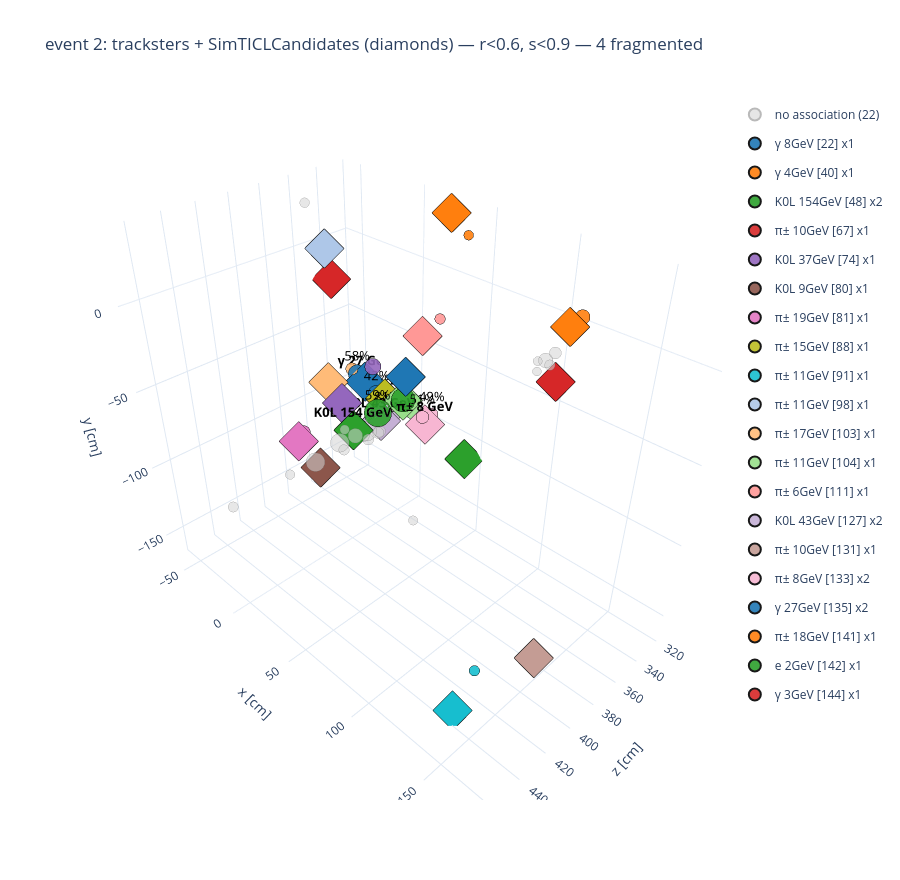

Here is the notebook cell this chart was saved with:
### Code cell
import plotly.graph_objects as go

ev = 2
R_CUT, S_CUT = 0.6, 0.9
ZSIDE = +1              # +1, -1, or None for both endcaps
SHOW_LC = False         # True also draws each trackster's layer clusters as a faint cloud
OUT = "event3d.html"

PID = {22: "γ", 11: "e", 13: "μ", 211: "π±", 130: "K0L"}
R2S, S2R = "RecoticlTrackstersCLUE3DHigh2SimCPByHits", "SimCP2ticlTrackstersCLUE3DHighByHits"
T, S, SIM = "ticlTrackstersCLUE3DHigh", "SimTICLCandidates", "ticlSimTrackstersfromCPs"
LC, V = "HGCalLayerClusters", "ticlTrackstersCLUE3DHighvertices"

a = events.arrays(
    [f"{T}_barycenter_x", f"{T}_barycenter_y", f"{T}_barycenter_z", f"{T}_raw_energy", f"{T}_n{V}", f"{V}_vertices",
     f"{LC}_position_x", f"{LC}_position_y", f"{LC}_position_z", f"{LC}_energy",
     f"{SIM}_barycenter_x", f"{SIM}_barycenter_y", f"{SIM}_barycenter_z",
     f"{R2S}_n{R2S}Links", f"{R2S}Links_index", f"{R2S}Links_score",
     f"{S2R}_n{S2R}Links", f"{S2R}Links_index", f"{S2R}Links_score", f"{S2R}Links_sharedEnergy",
     f"{S}_pdgID", f"{S}_energy"],
    entry_start=ev, entry_stop=ev + 1)
g = lambda k: ak.to_numpy(a[k][0])
tx, ty, tz, t_e = g(f"{T}_barycenter_x"), g(f"{T}_barycenter_y"), g(f"{T}_barycenter_z"), g(f"{T}_raw_energy")
sx, sy, sz = g(f"{SIM}_barycenter_x"), g(f"{SIM}_barycenter_y"), g(f"{SIM}_barycenter_z")
s_pdg, s_en = g(f"{S}_pdgID"), g(f"{S}_energy")
nv, verts = g(f"{T}_n{V}"), g(f"{V}_vertices")
lx, ly, lz, le = g(f"{LC}_position_x"), g(f"{LC}_position_y"), g(f"{LC}_position_z"), g(f"{LC}_energy")

s_lut, sh_lut, off = {}, {}, 0
cs, isx, ss, shs = g(f"{S2R}_n{S2R}Links"), g(f"{S2R}Links_index"), g(f"{S2R}Links_score"), g(f"{S2R}Links_sharedEnergy")
for si, n in enumerate(cs):
    for j in range(off, off + n):
        s_lut[(int(isx[j]), si)] = ss[j]; sh_lut[(int(isx[j]), si)] = shs[j]
    off += n
cr, ir, sr = g(f"{R2S}_n{R2S}Links"), g(f"{R2S}Links_index"), g(f"{R2S}Links_score")
best, off = np.full(len(tx), -1, int), 0
for i, n in enumerate(cr):
    c = [(sr[j], int(ir[j])) for j in range(off, off + n)
         if (R_CUT is None or sr[j] < R_CUT) and (S_CUT is None or s_lut.get((i, int(ir[j])), np.inf) < S_CUT)]
    if c: best[i] = min(c)[1]
    off += n
lc_of = np.split(verts, np.cumsum(nv)[:-1])

keep = np.ones(len(tx), bool) if ZSIDE is None else (np.sign(tz) == ZSIDE)
matched = np.unique(best[(best >= 0) & keep])
PAL = ["#1f77b4","#ff7f0e","#2ca02c","#d62728","#9467bd","#8c564b","#e377c2","#bcbd22","#17becf",
       "#aec7e8","#ffbb78","#98df8a","#ff9896","#c5b0d5","#c49c94","#f7b6d2"]
col = {s: PAL[k % len(PAL)] for k, s in enumerate(matched)}
frag = [s for s in matched if ((best == s) & keep).sum() > 1]
sz_of = lambda e: 6 + 26 * np.sqrt(e / t_e[keep].max())

tr = []
un = np.where((best < 0) & keep)[0]
if len(un):
    tr.append(go.Scatter3d(x=tz[un], y=tx[un], z=ty[un], mode="markers", name=f"no association ({len(un)})",
        marker=dict(size=sz_of(t_e[un]), color="lightgrey", opacity=0.55, line=dict(width=1, color="grey")),
        text=[f"trackster {i}<br>E={t_e[i]:.2f} GeV" for i in un], hovertemplate="%{text}<extra></extra>"))

lbl_x, lbl_y, lbl_z, lbl_t = [], [], [], []
for s in matched:
    p = np.where((best == s) & keep)[0]
    sh = np.array([sh_lut.get((int(i), int(s)), 0.0) for i in p])
    fr = sh / sh.sum() if sh.sum() > 0 else np.zeros_like(sh)
    sym = PID.get(abs(s_pdg[s]), str(s_pdg[s]))
    tr.append(go.Scatter3d(x=tz[p], y=tx[p], z=ty[p], mode="markers", legendgroup=str(s),
        name=f"{sym} {s_en[s]:.0f}GeV [{s}] x{len(p)}",
        marker=dict(size=sz_of(t_e[p]), color=col[s], opacity=0.9, line=dict(width=1, color="black")),
        text=[f"trackster {i}<br>E={t_e[i]:.2f} GeV<br>share {100*f:.0f}%" for i, f in zip(p, fr)],
        hovertemplate="%{text}<extra></extra>"))
    tr.append(go.Scatter3d(x=[sz[s]], y=[sx[s]], z=[sy[s]], mode="markers", legendgroup=str(s), showlegend=False,
        marker=dict(size=13, color=col[s], symbol="diamond", line=dict(width=3, color="black")),
        text=[f"<b>SimTICLCandidate {s}</b><br>{sym}, E={s_en[s]:.1f} GeV<br>{len(p)} trackster(s)"],
        hovertemplate="%{text}<extra></extra>"))
    if len(p) > 1:                       # fragmented: link the pieces + label PID and shares
        X, Y, Z = [], [], []
        for i in p:
            X += [sz[s], tz[i], None]; Y += [sx[s], tx[i], None]; Z += [sy[s], ty[i], None]
        tr.append(go.Scatter3d(x=X, y=Y, z=Z, mode="lines", legendgroup=str(s), showlegend=False,
            line=dict(color=col[s], width=3, dash="dash"), hoverinfo="skip"))
        lbl_x.append(sz[s]); lbl_y.append(sx[s]); lbl_z.append(sy[s])
        lbl_t.append(f"<b>{sym} {s_en[s]:.0f} GeV</b>")
        for i, f in zip(p, fr):
            lbl_x.append(tz[i]); lbl_y.append(tx[i]); lbl_z.append(ty[i]); lbl_t.append(f"{100*f:.0f}%")
    if SHOW_LC:
        idx = np.concatenate([lc_of[i].astype(int) for i in p])
        tr.append(go.Scatter3d(x=lz[idx], y=lx[idx], z=ly[idx], mode="markers", legendgroup=str(s),
            showlegend=False, marker=dict(size=2.5, color=col[s], opacity=0.45), hoverinfo="skip"))
if lbl_t:
    tr.append(go.Scatter3d(x=lbl_x, y=lbl_y, z=lbl_z, mode="text", text=lbl_t, showlegend=False,
        textposition="top center", textfont=dict(size=13, color="black"), hoverinfo="skip"))

fig = go.Figure(tr)
fig.update_layout(height=880, template="plotly_white",
    title=f"event {ev}: tracksters + SimTICLCandidates (diamonds) — r&lt;{R_CUT}, s&lt;{S_CUT} — {len(frag)} fragmented",
    scene=dict(xaxis_title="z [cm]", yaxis_title="x [cm]", zaxis_title="y [cm]", aspectmode="data"),
    legend=dict(itemsizing="constant"))
fig.write_html(OUT, include_plotlyjs="cdn")
print(f"{len(matched)} matched, {len(frag)} fragmented, {len(un)} unassociated")
for s in frag:
    p = np.where((best == s) & keep)[0]
    sh = np.array([sh_lut.get((int(i), int(s)), 0.0) for i in p]); fr = sh / sh.sum()
    print(f"  [{s}] {PID.get(abs(s_pdg[s]), s_pdg[s])} E={s_en[s]:.1f} -> {np.round(100*fr).astype(int).tolist()}%")
fig.show()

### Figure 1 — Plotly figure (JSON) as saved in the notebook; plotly's stock layout.template omitted (floating-point values rounded to 4 significant figures)
{"data": [{"hovertemplate": "%{text}<extra></extra>", "marker": {"color": "lightgrey", "line": {"color": "grey", "width": 1}, "opacity": 0.55, "size": [13.87, 14.65, 10.84, 12.02, 16.98, 10.44, 10.23, 13.84, 13.42, 22.08, 12.87, 11.24, 16.81, 12.67, 10.62, 12.17, 12.15, 21.52, 21.61, 11.06, 11.83, 10.8]}, "mode": "markers", "name": "no association (22)", "text": ["trackster 5<br>E=2.78 GeV", "trackster 6<br>E=3.36 GeV", "trackster 10<br>E=1.05 GeV", "trackster 15<br>E=1.62 GeV", "trackster 21<br>E=5.41 GeV", "trackster 25<br>E=0.88 GeV", "trackster 27<br>E=0.80 GeV", "trackster 29<br>E=2.76 GeV", "trackster 30<br>E=2.47 GeV", "trackster 31<br>E=11.60 GeV", "trackster 32<br>E=2.12 GeV", "trackster 33<br>E=1.23 GeV", "trackster 34<br>E=5.25 GeV", "trackster 35<br>E=2.00 GeV", "trackster 37<br>E=0.96 GeV", "trackster 38<br>E=1.71 GeV", "trackster 39<br>E=1.70 GeV", "trackster 40<br>E=10.81 GeV", "trackster 42<br>E=10.93 GeV", "trackster 43<br>E=1.15 GeV", "trackster 46<br>E=1.53 GeV", "trackster 47<br>E=1.03 GeV"], "type": "scatter3d", "x": [326.8, 327.9, 329.6, 332.5, 338.1, 343.9, 347.8, 356.3, 358.6, 364.3, 359.0, 370.8, 373.6, 368.3, 376.0, 371.5, 379.8, 381.8, 399.1, 416.8, 452.7, 467.4], "y": [98.67, -41.7, -12.21, 100.1, 101.1, 100.5, 103.4, 1.151, -10.65, -1.18, 2.891, -37.69, -1.205, 4.106, -7.816, -9.782, -4.71, -6.013, -8.045, -9.409, -15.53, 137.0], "z": [-19.15, -91.43, -91.39, -23.17, -17.9, -16.36, -19.32, -98.54, -106.4, -95.88, -97.62, 34.43, -94.64, -97.38, -92.36, -98.64, -103.4, -98.02, -104.1, -104.5, -111.2, -21.61]}, {"hovertemplate": "%{text}<extra></extra>", "legendgroup": "22", "marker": {"color": "#1f77b4", "line": {"color": "black", "width": 1}, "opacity": 0.9, "size": [18.23]}, "mode": "markers", "name": "γ 8GeV [22] x1", "text": ["trackster 9<br>E=6.71 GeV<br>share 100%"], "type": "scatter3d", "x": [329.7], "y": [-5.401], "z": [-75.98]}, {"hovertemplate": "%{text}<extra></extra>", "legendgroup": "22", "marker": {"color": "#1f77b4", "line": {"color": "black", "width": 3}, "size": 13, "symbol": "diamond"}, "mode": "markers", "showlegend": false, "text": ["<b>SimTICLCandidate 22</b><br>γ, E=7.8 GeV<br>1 trackster(s)"], "type": "scatter3d", "x": [329.7], "y": [-3.505], "z": [-73.79]}, {"hovertemplate": "%{text}<extra></extra>", "legendgroup": "40", "marker": {"color": "#ff7f0e", "line": {"color": "black", "width": 1}, "opacity": 0.9, "size": [11.24]}, "mode": "markers", "name": "γ 4GeV [40] x1", "text": ["trackster 2<br>E=1.23 GeV<br>share 100%"], "type": "scatter3d", "x": [324.8], "y": [36.9], "z": [24.45]}, {"hovertemplate": "%{text}<extra></extra>", "legendgroup": "40", "marker": {"color": "#ff7f0e", "line": {"color": "black", "width": 3}, "size": 13, "symbol": "diamond"}, "mode": "markers", "showlegend": false, "text": ["<b>SimTICLCandidate 40</b><br>γ, E=4.0 GeV<br>1 trackster(s)"], "type": "scatter3d", "x": [327.9], "y": [27.25], "z": [34.63]}, {"hovertemplate": "%{text}<extra></extra>", "legendgroup": "48", "marker": {"color": "#2ca02c", "line": {"color": "black", "width": 1}, "opacity": 0.9, "size": [27.8, 32.0]}, "mode": "markers", "name": "K0L 154GeV [48] x2", "text": ["trackster 19<br>E=21.32 GeV<br>share 41%", "trackster 28<br>E=30.33 GeV<br>share 59%"], "type": "scatter3d", "x": [333.9, 351.0], "y": [-1.371, -5.797], "z": [-87.42, -91.01]}, {"hovertemplate": "%{text}<extra></extra>", "legendgroup": "48", "marker": {"color": "#2ca02c", "line": {"color": "black", "width": 3}, "size": 13, "symbol": "diamond"}, "mode": "markers", "showlegend": false, "text": ["<b>SimTICLCandidate 48</b><br>K0L, E=154.0 GeV<br>2 trackster(s)"], "type": "scatter3d", "x": [369.7], "y": [-7.446], "z": [-95.5]}, {"hoverinfo": "skip", "legendgroup": "48", "line": {"color": "#2ca02c", "dash": "dash", "width": 3}, "mode": "lines", "showlegend": false, "type": "scatter3d", "x": [369.7, 333.9, null, 369.7, 351.0, null], "y": [-7.446, -1.371, null, -7.446, -5.797, null], "z": [-95.5, -87.42, null, -95.5, -91.01, null]}, {"hovertemplate": "%{text}<extra></extra>", "legendgroup": "67", "marker": {"color": "#d62728", "line": {"color": "black", "width": 1}, "opacity": 0.9, "size": [14.52]}, "mode": "markers", "name": "π± 10GeV [67] x1", "text": ["trackster 16<br>E=3.26 GeV<br>share 100%"], "type": "scatter3d", "x": [333.9], "y": [-56.07], "z": [-25.55]}, {"hovertemplate": "%{text}<extra></extra>", "legendgroup": "67", "marker": {"color": "#d62728", "line": {"color": "black", "width": 3}, "size": 13, "symbol": "diamond"}, "mode": "markers", "showlegend": false, "text": ["<b>SimTICLCandidate 67</b><br>π±, E=9.7 GeV<br>1 trackster(s)"], "type": "scatter3d", "x": [339.6], "y": [-56.91], "z": [-24.07]}, {"hovertemplate": "%{text}<extra></extra>", "legendgroup": "74", "marker": {"color": "#9467bd", "line": {"color": "black", "width": 1}, "opacity": 0.9, "size": [18.8]}, "mode": "markers", "name": "K0L 37GeV [74] x1", "text": ["trackster 17<br>E=7.35 GeV<br>share 100%"], "type": "scatter3d", "x": [334.0], "y": [-27.56], "z": [-74.68]}, {"hovertemplate": "%{text}<extra></extra>", "legendgroup": "74", "marker": {"color": "#9467bd", "line": {"color": "black", "width": 3}, "size": 13, "symbol": "diamond"}, "mode": "markers", "showlegend": false, "text": ["<b>SimTICLCandidate 74</b><br>K0L, E=37.3 GeV<br>1 trackster(s)"], "type": "scatter3d", "x": [363.9], "y": [-23.61], "z": [-86.21]}, {"hovertemplate": "%{text}<extra></extra>", "legendgroup": "80", "marker": {"color": "#8c564b", "line": {"color": "black", "width": 1}, "opacity": 0.9, "size": [12.0]}, "mode": "markers", "name": "K0L 9GeV [80] x1", "text": ["trackster 36<br>E=1.62 GeV<br>share 100%"], "type": "scatter3d", "x": [371.1], "y": [-45.44], "z": [-143.2]}, {"hovertemplate": "%{text}<extra></extra>", "legendgroup": "80", "marker": {"color": "#8c564b", "line": {"color": "black", "width": 3}, "size": 13, "symbol": "diamond"}, "mode": "markers", "showlegend": false, "text": ["<b>SimTICLCandidate 80</b><br>K0L, E=9.0 GeV<br>1 trackster(s)"], "type": "scatter3d", "x": [368.4], "y": [-42.97], "z": [-142.3]}, {"hovertemplate": "%{text}<extra></extra>", "legendgroup": "81", "marker": {"color": "#e377c2", "line": {"color": "black", "width": 1}, "opacity": 0.9, "size": [14.43]}, "mode": "markers", "name": "π± 19GeV [81] x1", "text": ["trackster 41<br>E=3.19 GeV<br>share 100%"], "type": "scatter3d", "x": [392.8], "y": [-24.98], "z": [-94.1]}, {"hovertemplate": "%{text}<extra></extra>", "legendgroup": "81", "marker": {"color": "#e377c2", "line": {"color": "black", "width": 3}, "size": 13, "symbol": "diamond"}, "mode": "markers", "showlegend": false, "text": ["<b>SimTICLCandidate 81</b><br>π±, E=19.1 GeV<br>1 trackster(s)"], "type": "scatter3d", "x": [398.4], "y": [-23.66], "z": [-97.39]}, {"hovertemplate": "%{text}<extra></extra>", "legendgroup": "88", "marker": {"color": "#bcbd22", "line": {"color": "black", "width": 1}, "opacity": 0.9, "size": [20.93]}, "mode": "markers", "name": "π± 15GeV [88] x1", "text": ["trackster 11<br>E=10.00 GeV<br>share 100%"], "type": "scatter3d", "x": [330.6], "y": [-19.0], "z": [-93.88]}, {"hovertemplate": "%{text}<extra></extra>", "legendgroup": "88", "marker": {"color": "#bcbd22", "line": {"color": "black", "width": 3}, "size": 13, "symbol": "diamond"}, "mode": "markers", "showlegend": false, "text": ["<b>SimTICLCandidate 88</b><br>π±, E=14.9 GeV<br>1 trackster(s)"], "type": "scatter3d", "x": [333.3], "y": [-18.23], "z": [-94.06]}, {"hovertemplate": "%{text}<extra></extra>", "legendgroup": "91", "marker": {"color": "#17becf", "line": {"color": "black", "width": 1}, "opacity": 0.9, "size": [12.12]}, "mode": "markers", "name": "π± 11GeV [91] x1", "text": ["trackster 44<br>E=1.68 GeV<br>share 100%"], "type": "scatter3d", "x": [422.2], "y": [136.5], "z": [-145.2]}, {"hovertemplate": "%{text}<extra></extra>", "legendgroup": "91", "marker": {"color": "#17becf", "line": {"color": "black", "width": 3}, "size": 13, "symbol": "diamond"}, "mode": "markers", "showlegend": false, "text": ["<b>SimTICLCandidate 91</b><br>π±, E=10.5 GeV<br>1 trackster(s)"], "type": "scatter3d", "x": [436.8], "y": [135.9], "z": [-162.9]}, {"hovertemplate": "%{text}<extra></extra>", "legendgroup": "98", "marker": {"color": "#aec7e8", "line": {"color": "black", "width": 1}, "opacity": 0.9, "size": [15.74]}, "mode": "markers", "name": "π± 11GeV [98] x1", "text": ["trackster 26<br>E=4.26 GeV<br>share 100%"], "type": "scatter3d", "x": [349.3], "y": [-44.32], "z": [2.299]}, {"hovertemplate": "%{text}<extra></extra>", "legendgroup": "98", "marker": {"color": "#aec7e8", "line": {"color": "black", "width": 3}, "size": 13, "symbol": "diamond"}, "mode": "markers", "showlegend": false, "text": ["<b>SimTICLCandidate 98</b><br>π±, E=10.6 GeV<br>1 trackster(s)"], "type": "scatter3d", "x": [353.8], "y": [-44.51], "z": [2.614]}, {"hovertemplate": "%{text}<extra></extra>", "legendgroup": "103", "marker": {"color": "#ffbb78", "line": {"color": "black", "width": 1}, "opacity": 0.9, "size": [14.19]}, "mode": "markers", "name": "π± 17GeV [103] x1", "text": ["trackster 22<br>E=3.01 GeV<br>share 100%"], "type": "scatter3d", "x": [338.8], "y": [-41.81], "z": [-80.2]}, {"hovertemplate": "%{text}<extra></extra>", "legendgroup": "103", "marker": {"color": "#ffbb78", "line": {"color": "black", "width": 3}, "size": 13, "symbol": "diamond"}, "mode": "markers", "showlegend": false, "text": ["<b>SimTICLCandidate 103</b><br>π±, E=16.9 GeV<br>1 trackster(s)"], "type": "scatter3d", "x": [355.1], "y": [-46.12], "z": [-84.79]}, {"hovertemplate": "%{text}<extra></extra>", "legendgroup": "104", "marker": {"color": "#98df8a", "line": {"color": "black", "width": 1}, "opacity": 0.9, "size": [19.33]}, "mode": "markers", "name": "π± 11GeV [104] x1", "text": ["trackster 4<br>E=7.98 GeV<br>share 100%"], "type": "scatter3d", "x": [329.2], "y": [2.153], "z": [-95.6]}, {"hovertemplate": "%{text}<extra></extra>", "legendgroup": "104", "marker": {"color": "#98df8a", "line": {"color": "black", "width": 3}, "size": 13, "symbol": "diamond"}, "mode": "markers", "showlegend": false, "text": ["<b>SimTICLCandidate 104</b><br>π±, E=10.6 GeV<br>1 trackster(s)"], "type": "scatter3d", "x": [331.9], "y": [-3.676], "z": [-89.71]}, {"hovertemplate": "%{text}<extra></extra>", "legendgroup": "111", "marker": {"color": "#ff9896", "line": {"color": "black", "width": 1}, "opacity": 0.9, "size": [12.14]}, "mode": "markers", "name": "π± 6GeV [111] x1", "text": ["trackster 3<br>E=1.69 GeV<br>share 100%"], "type": "scatter3d", "x": [323.6], "y": [17.8], "z": [-29.99]}, {"hovertemplate": "%{text}<extra></extra>", "legendgroup": "111", "marker": {"color": "#ff9896", "line": {"color": "black", "width": 3}, "size": 13, "symbol": "diamond"}, "mode": "markers", "showlegend": false, "text": ["<b>SimTICLCandidate 111</b><br>π±, E=6.4 GeV<br>1 trackster(s)"], "type": "scatter3d", "x": [341.0], "y": [20.66], "z": [-33.13]}, {"hovertemplate": "%{text}<extra></extra>", "legendgroup": "127", "marker": {"color": "#c5b0d5", "line": {"color": "black", "width": 1}, "opacity": 0.9, "size": [29.4, 15.85]}, "mode": "markers", "name": "K0L 43GeV [127] x2", "text": ["trackster 20<br>E=24.58 GeV<br>share 81%", "trackster 24<br>E=4.35 GeV<br>share 19%"], "type": "scatter3d", "x": [338.4, 344.3], "y": [-10.89, -8.537], "z": [-100.4, -104.6]}, {"hovertemplate": "%{text}<extra></extra>", "legendgroup": "127", "marker": {"color": "#c5b0d5", "line": {"color": "black", "width": 3}, "size": 13, "symbol": "diamond"}, "mode": "markers", "showlegend": false, "text": ["<b>SimTICLCandidate 127</b><br>K0L, E=42.7 GeV<br>2 trackster(s)"], "type": "scatter3d", "x": [346.6], "y": [-8.064], "z": [-99.82]}, {"hoverinfo": "skip", "legendgroup": "127", "line": {"color": "#c5b0d5", "dash": "dash", "width": 3}, "mode": "lines", "showlegend": false, "type": "scatter3d", "x": [346.6, 338.4, null, 346.6, 344.3, null], "y": [-8.064, -10.89, null, -8.064, -8.537, null], "z": [-99.82, -100.4, null, -99.82, -104.6, null]}, {"hovertemplate": "%{text}<extra></extra>", "legendgroup": "131", "marker": {"color": "#c49c94", "line": {"color": "black", "width": 1}, "opacity": 0.9, "size": [15.73]}, "mode": "markers", "name": "π± 10GeV [131] x1", "text": ["trackster 45<br>E=4.24 GeV<br>share 100%"], "type": "scatter3d", "x": [427.0], "y": [171.6], "z": [-99.86]}, {"hovertemplate": "%{text}<extra></extra>", "legendgroup": "131", "marker": {"color": "#c49c94", "line": {"color": "black", "width": 3}, "size": 13, "symbol": "diamond"}, "mode": "markers", "showlegend": false, "text": ["<b>SimTICLCandidate 131</b><br>π±, E=9.7 GeV<br>1 trackster(s)"], "type": "scatter3d", "x": [430.5], "y": [174.2], "z": [-98.29]}, {"hovertemplate": "%{text}<extra></extra>", "legendgroup": "133", "marker": {"color": "#f7b6d2", "line": {"color": "black", "width": 1}, "opacity": 0.9, "size": [14.77, 14.88]}, "mode": "markers", "name": "π± 8GeV [133] x2", "text": ["trackster 18<br>E=3.45 GeV<br>share 49%", "trackster 23<br>E=3.54 GeV<br>share 51%"], "type": "scatter3d", "x": [332.4, 340.9], "y": [21.2, 21.66], "z": [-88.41, -86.09]}, {"hovertemplate": "%{text}<extra></extra>", "legendgroup": "133", "marker": {"color": "#f7b6d2", "line": {"color": "black", "width": 3}, "size": 13, "symbol": "diamond"}, "mode": "markers", "showlegend": false, "text": ["<b>SimTICLCandidate 133</b><br>π±, E=8.5 GeV<br>2 trackster(s)"], "type": "scatter3d", "x": [340.4], "y": [23.17], "z": [-90.77]}, {"hoverinfo": "skip", "legendgroup": "133", "line": {"color": "#f7b6d2", "dash": "dash", "width": 3}, "mode": "lines", "showlegend": false, "type": "scatter3d", "x": [340.4, 332.4, null, 340.4, 340.9, null], "y": [23.17, 21.2, null, 23.17, 21.66, null], "z": [-90.77, -88.41, null, -90.77, -86.09, null]}, {"hovertemplate": "%{text}<extra></extra>", "legendgroup": "135", "marker": {"color": "#1f77b4", "line": {"color": "black", "width": 1}, "opacity": 0.9, "size": [18.81, 20.94]}, "mode": "markers", "name": "γ 27GeV [135] x2", "text": ["trackster 8<br>E=7.37 GeV<br>share 42%", "trackster 14<br>E=10.02 GeV<br>share 58%"], "type": "scatter3d", "x": [330.0, 330.1], "y": [-29.11, -46.75], "z": [-96.56, -89.28]}, {"hovertemplate": "%{text}<extra></extra>", "legendgroup": "135", "marker": {"color": "#1f77b4", "line": {"color": "black", "width": 3}, "size": 13, "symbol": "diamond"}, "mode": "markers", "showlegend": false, "text": ["<b>SimTICLCandidate 135</b><br>γ, E=27.0 GeV<br>2 trackster(s)"], "type": "scatter3d", "x": [330.0], "y": [-39.72], "z": [-92.18]}, {"hoverinfo": "skip", "legendgroup": "135", "line": {"color": "#1f77b4", "dash": "dash", "width": 3}, "mode": "lines", "showlegend": false, "type": "scatter3d", "x": [330.0, 330.0, null, 330.0, 330.1, null], "y": [-39.72, -29.11, null, -39.72, -46.75, null], "z": [-92.18, -96.56, null, -92.18, -89.28, null]}, {"hovertemplate": "%{text}<extra></extra>", "legendgroup": "141", "marker": {"color": "#ff7f0e", "line": {"color": "black", "width": 1}, "opacity": 0.9, "size": [17.32]}, "mode": "markers", "name": "π± 18GeV [141] x1", "text": ["trackster 12<br>E=5.75 GeV<br>share 100%"], "type": "scatter3d", "x": [331.0], "y": [114.1], "z": [7.429]}, {"hovertemplate": "%{text}<extra></extra>", "legendgroup": "141", "marker": {"color": "#ff7f0e", "line": {"color": "black", "width": 3}, "size": 13, "symbol": "diamond"}, "mode": "markers", "showlegend": false, "text": ["<b>SimTICLCandidate 141</b><br>π±, E=17.9 GeV<br>1 trackster(s)"], "type": "scatter3d", "x": [346.2], "y": [117.4], "z": [9.066]}, {"hovertemplate": "%{text}<extra></extra>", "legendgroup": "142", "marker": {"color": "#2ca02c", "line": {"color": "black", "width": 1}, "opacity": 0.9, "size": [11.78]}, "mode": "markers", "name": "e 2GeV [142] x1", "text": ["trackster 7<br>E=1.50 GeV<br>share 100%"], "type": "scatter3d", "x": [325.4], "y": [42.71], "z": [-113.5]}, {"hovertemplate": "%{text}<extra></extra>", "legendgroup": "142", "marker": {"color": "#2ca02c", "line": {"color": "black", "width": 3}, "size": 13, "symbol": "diamond"}, "mode": "markers", "showlegend": false, "text": ["<b>SimTICLCandidate 142</b><br>e, E=1.9 GeV<br>1 trackster(s)"], "type": "scatter3d", "x": [326.1], "y": [42.73], "z": [-113.2]}, {"hovertemplate": "%{text}<extra></extra>", "legendgroup": "144", "marker": {"color": "#d62728", "line": {"color": "black", "width": 1}, "opacity": 0.9, "size": [14.42]}, "mode": "markers", "name": "γ 3GeV [144] x1", "text": ["trackster 13<br>E=3.18 GeV<br>share 100%"], "type": "scatter3d", "x": [333.0], "y": [104.5], "z": [-30.28]}, {"hovertemplate": "%{text}<extra></extra>", "legendgroup": "144", "marker": {"color": "#d62728", "line": {"color": "black", "width": 3}, "size": 13, "symbol": "diamond"}, "mode": "markers", "showlegend": false, "text": ["<b>SimTICLCandidate 144</b><br>γ, E=3.4 GeV<br>1 trackster(s)"], "type": "scatter3d", "x": [332.9], "y": [104.7], "z": [-30.67]}, {"hoverinfo": "skip", "mode": "text", "showlegend": false, "text": ["<b>K0L 154 GeV</b>", "41%", "59%", "<b>K0L 43 GeV</b>", "81%", "19%", "<b>π± 8 GeV</b>", "49%", "51%", "<b>γ 27 GeV</b>", "42%", "58%"], "textfont": {"color": "black", "size": 13}, "textposition": "top center", "type": "scatter3d", "x": [369.7, 333.9, 351.0, 346.6, 338.4, 344.3, 340.4, 332.4, 340.9, 330.0, 330.0, 330.1], "y": [-7.446, -1.371, -5.797, -8.064, -10.89, -8.537, 23.17, 21.2, 21.66, -39.72, -29.11, -46.75], "z": [-95.5, -87.42, -91.01, -99.82, -100.4, -104.6, -90.77, -88.41, -86.09, -92.18, -96.56, -89.28]}], "layout": {"height": 880, "legend": {"itemsizing": "constant"}, "scene": {"aspectmode": "data", "xaxis": {"title": {"text": "z [cm]"}}, "yaxis": {"title": {"text": "x [cm]"}}, "zaxis": {"title": {"text": "y [cm]"}}}, "title": {"text": "event 2: tracksters + SimTICLCandidates (diamonds) — r&lt;0.6, s&lt;0.9 — 4 fragmented"}}}
